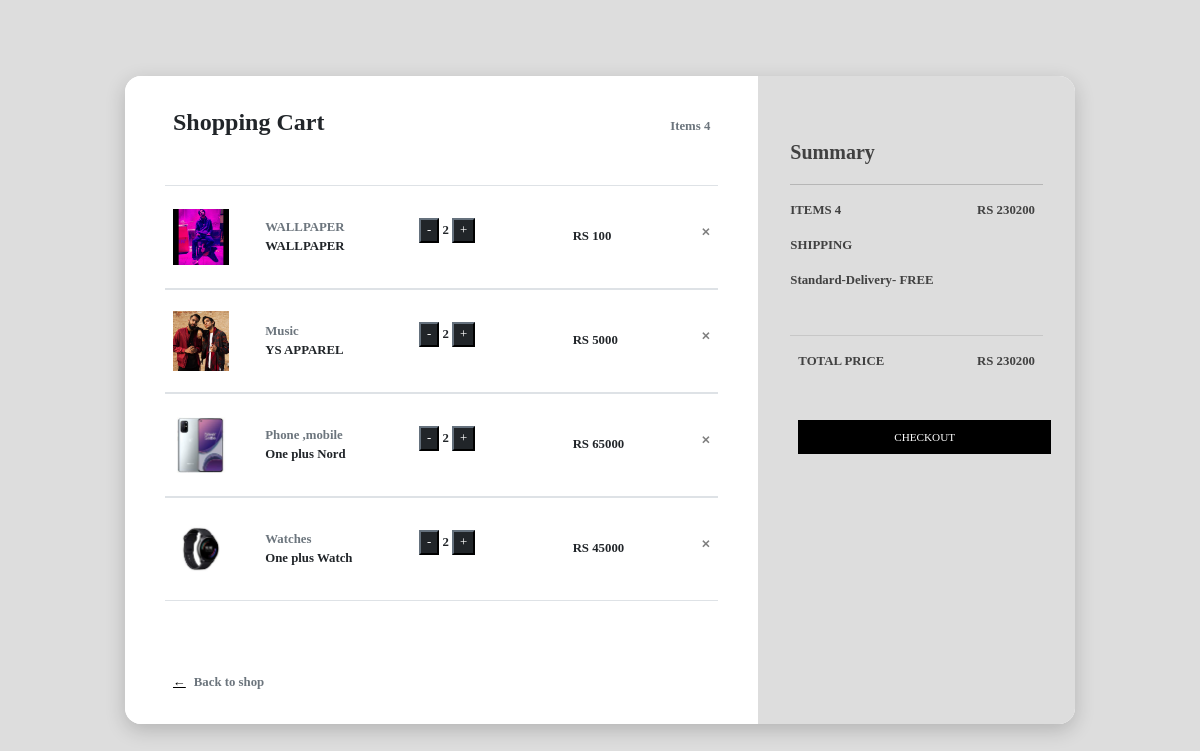
Before: /shop/shoppingcart with the older database file.
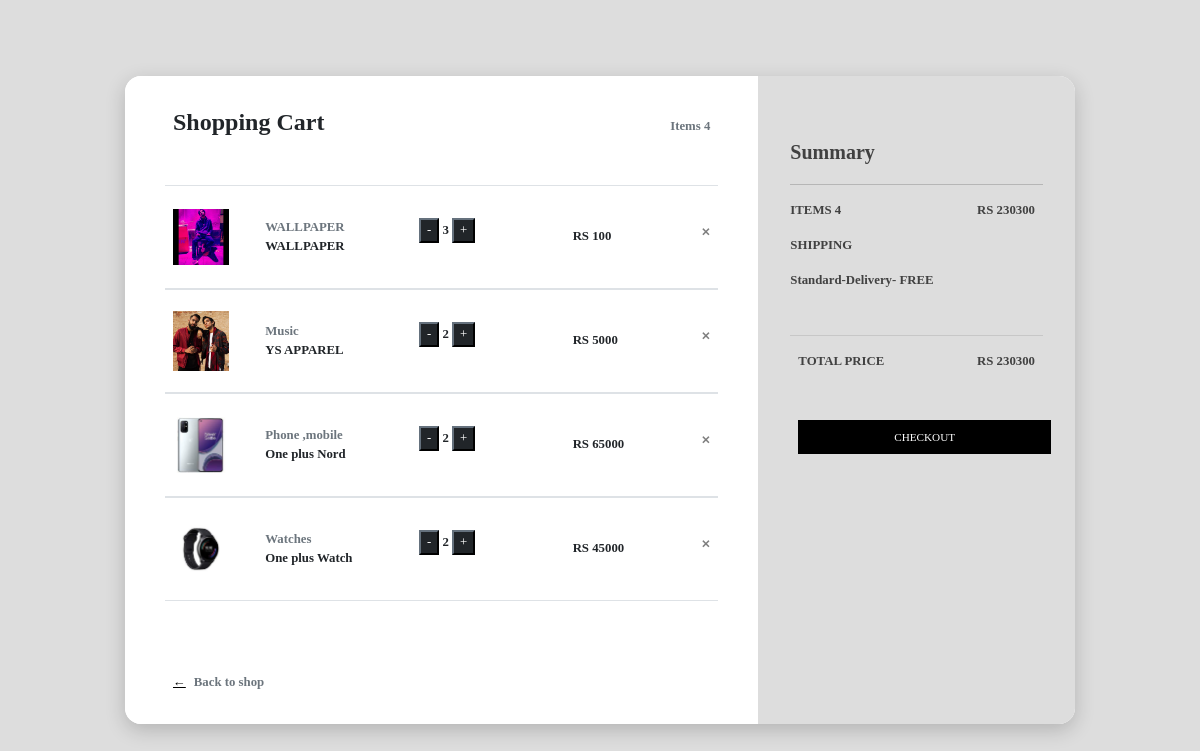
After: the same page with the newer database file.
### shop/models.py (models this page shows)
class Cart(models.Model):
    cart_id = models.AutoField(primary_key = True)
    product_id = models.ForeignKey(Product, on_delete=models.CASCADE)
    quantity = models.IntegerField(default=0)

class Product(models.Model):
    product_id = models.AutoField(primary_key=True)
    product_name = models.CharField(max_length=50)
    desc = models.CharField(max_length=300)
    category = models.CharField(max_length=50,default="")
    subcategory = models.CharField(max_length=50,default="")
    price = models.IntegerField(default=0)
    image = models.ImageField(upload_to="shop/images",default="")
    def __str__(self):
        return self.product_name

### shop/views.py (the view)
# urls.py: path("shoppingcart",views.shoppingcart, name = 'shoppingcart')
def shoppingcart(request):
    if request.method == "POST":
            Invoice.objects.all().delete()
    cart = Cart.objects.all()
    print("I AM CART ", cart[0].product_id.price)
    total = 0
    for i in cart:
        total = total + i.product_id.price * i.quantity
    print(total)
    length = len(cart)
    params = {'cart' : cart , 'total': total , 'length' : length }
    return render(request,'shop/shoppingcart.html', params )

### shop/templates/shop/shoppingcart.html (shortened to what this page needs)
{% block css %}
<head>
       <link href="//maxcdn.bootstrapcdn.com/bootstrap/4.1.1/css/bootstrap.min.css" rel="stylesheet" id="bootstrap-css">
    <link href="https://cdn.jsdelivr.net/npm/bootstrap@5.1.3/dist/css/bootstrap.min.css" rel="stylesheet">
    {% load static %}
    <link rel="stylesheet" href="{% static 'shoppingcart.css' %}">
</head>
{% endblock %}
{% block body %}
<div class="card">
    <div class="row">
        <div class="col-md-8 cart">
            <div class="title">
                <div class="row">
                    <div class="col">
                        <h4><b>Shopping Cart</b></h4>
                    </div>
                    <div class="col align-self-center text-right text-muted">Items {{length}}</div>
                </div>
            </div>
            {% for product in cart %}
            <div class="row border-top border-bottom">
                <div class="row main align-items-center">
                    <div class="col-2"><img class="img-fluid" src='/media/{{product.product_id.image}}'></div>
                    <div class="col">
                        <div class="row text-muted">{{product.product_id.category}}</div>
                        <div class="row">{{product.product_id}}</div>
                    </div>
                    <div class="col"> <form action="/shop/shoppingcart/" method="POST" >  <button name="rem"  type="submit" class=" btn-dark">-</button>
{{product.quantity}} <button type="button" name="add" class="btn-dark">+</button>
</form> </div>
                    <div class="col">RS {{product.product_id.price}} <span class="close">&#10005;</span></div>
                </div>
            </div>
            {% endfor %}
            <div class="back-to-shop"><a href="/shop">&leftarrow;</a><span class="text-muted">Back to shop</span></div>
        </div>
        <div class="col-md-4 summary">
            <div>
                <h5><b>Summary</b></h5>
            </div>
            <hr>
            <div class="row">
                <div class="col" style="padding-left:0;">ITEMS {{length}}</div>
                <div class="col text-right">RS {{total}}</div>
            </div>
            <form>
                <p>SHIPPING</p>
                    <p >Standard-Delivery- FREE </p>
            </form>
            <div class="row" style="border-top: 1px solid rgba(0,0,0,.1); padding: 2vh 0;">
                <div class="col">TOTAL PRICE</div>
                <div class="col text-right">RS {{total}}</div>
            </div> <a href="/shop/checkout" ><button  class="btn">CHECKOUT</button></a>
        </div>
    </div>
</div>
{% endblock %}

Changed rows visible on the page:
changed Cart "WALLPAPER": quantity "2" → "3"
Other visible differences:
{{ total }}: "230200" → "230300"
